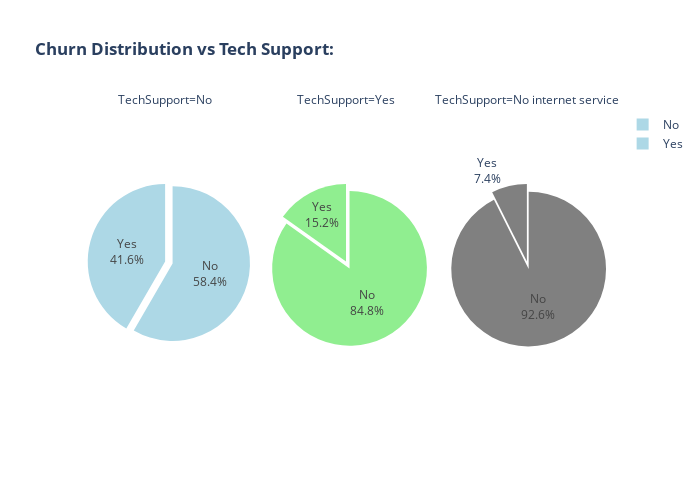

Notebook source saved alongside this figure:
### Markdown cell above
This tells us that users who opt for fiber optic internet are much more likely to churn, as opposed to those with no internet. A possible reason could be that they are most tech-savvy and could have found better deals at other telecom companies.

### Code cell
import plotly.express as px

#Using pie charts to undetstand the relation between the presence of tech support and churn:
filtered_data = customer_churn[customer_churn['TechSupport'].notna()]
fig = px.pie(filtered_data, names='Churn', color='TechSupport',title='<b>Churn Distribution vs Tech Support:</b>',facet_col='TechSupport',color_discrete_map={'No': 'lightblue', 'Yes': 'lightgreen', 'No internet service': 'grey'})
fig.update_layout(width=700, height=500)
fig.update_traces(textinfo='percent+label', pull=[0.1, 0])
fig.show()

### Figure 1 — Plotly figure (JSON) as saved in the notebook; plotly's stock layout.template omitted (floating-point values rounded to 4 significant figures; data arrays with more than 128 entries replaced by an {"elided": "..."} marker saying what was removed)
{"data": [{"customdata": {"elided": "3473x1 str values"}, "domain": {"x": [0, 0.32], "y": [0, 1]}, "hovertemplate": "TechSupport=%{customdata[0]}<br>Churn=%{label}<extra></extra>", "labels": {"elided": "3473 str values"}, "legendgroup": "", "marker": {"colors": {"elided": "3473 str values"}}, "name": "", "pull": [0.1, 0], "showlegend": true, "textinfo": "percent+label", "type": "pie"}, {"customdata": {"elided": "2044x1 str values"}, "domain": {"x": [0.34, 0.66], "y": [0, 1]}, "hovertemplate": "TechSupport=%{customdata[0]}<br>Churn=%{label}<extra></extra>", "labels": {"elided": "2044 str values"}, "legendgroup": "", "marker": {"colors": {"elided": "2044 str values"}}, "name": "", "pull": [0.1, 0], "showlegend": true, "textinfo": "percent+label", "type": "pie"}, {"customdata": {"elided": "1526x1 str values"}, "domain": {"x": [0.68, 1.0], "y": [0, 1]}, "hovertemplate": "TechSupport=%{customdata[0]}<br>Churn=%{label}<extra></extra>", "labels": {"elided": "1526 str values"}, "legendgroup": "", "marker": {"colors": {"elided": "1526 str values"}}, "name": "", "pull": [0.1, 0], "showlegend": true, "textinfo": "percent+label", "type": "pie"}], "layout": {"annotations": [{"font": {}, "showarrow": false, "text": "TechSupport=No", "x": 0.16, "xanchor": "center", "xref": "paper", "y": 1, "yanchor": "bottom", "yref": "paper"}, {"font": {}, "showarrow": false, "text": "TechSupport=Yes", "x": 0.5, "xanchor": "center", "xref": "paper", "y": 1, "yanchor": "bottom", "yref": "paper"}, {"font": {}, "showarrow": false, "text": "TechSupport=No internet service", "x": 0.84, "xanchor": "center", "xref": "paper", "y": 1, "yanchor": "bottom", "yref": "paper"}], "height": 500, "legend": {"tracegroupgap": 0}, "title": {"text": "<b>Churn Distribution vs Tech Support:</b>"}, "width": 700}}
